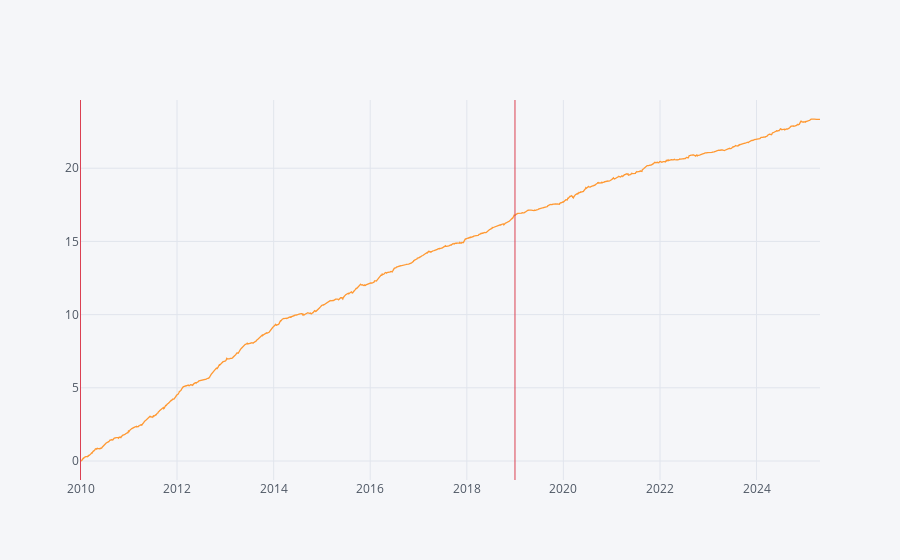

The code cell stored with this chart in its notebook:
### Code cell
bt_ret = Full_time_ts_result.mean(axis=1)
Tool.show_stats(pd.concat({
    '樣本內':bt_ret.loc[args['DATE_FROM']:args['DATE_TO']],
    '樣本外':bt_ret.loc[args['DATE_TO']:],
    '全樣本':bt_ret.loc[:],
},axis = 1))
bt_ret.cumsum().iplot(vline = [args['DATE_FROM'],args['DATE_TO']])

### Figure 1 — Plotly figure (JSON) as saved in the notebook; plotly's stock layout.template omitted (floating-point values rounded to 4 significant figures; data arrays with more than 128 entries replaced by an {"elided": "..."} marker saying what was removed)
{"data": [{"line": {"color": "rgba(255, 153, 51, 1.0)", "dash": "solid", "shape": "linear", "width": 1.3}, "mode": "lines", "name": "None", "text": "", "type": "scatter", "x": {"elided": "3753 str values"}, "y": {"elided": "3753 float values"}}], "layout": {"legend": {"bgcolor": "#F5F6F9", "font": {"color": "#4D5663"}}, "paper_bgcolor": "#F5F6F9", "plot_bgcolor": "#F5F6F9", "shapes": [{"line": {"color": "#db4052", "dash": "solid", "width": 1}, "type": "line", "x0": "2010-01-01", "x1": "2010-01-01", "xref": "x", "y0": 0, "y1": 1, "yref": "paper"}, {"line": {"color": "#db4052", "dash": "solid", "width": 1}, "type": "line", "x0": "2018-12-31", "x1": "2018-12-31", "xref": "x", "y0": 0, "y1": 1, "yref": "paper"}], "titlefont": {"color": "#4D5663"}, "xaxis": {"gridcolor": "#E1E5ED", "showgrid": true, "tickfont": {"color": "#4D5663"}, "title": "", "titlefont": {"color": "#4D5663"}, "zerolinecolor": "#E1E5ED"}, "yaxis": {"gridcolor": "#E1E5ED", "showgrid": true, "tickfont": {"color": "#4D5663"}, "title": "", "titlefont": {"color": "#4D5663"}, "zerolinecolor": "#E1E5ED"}}}
